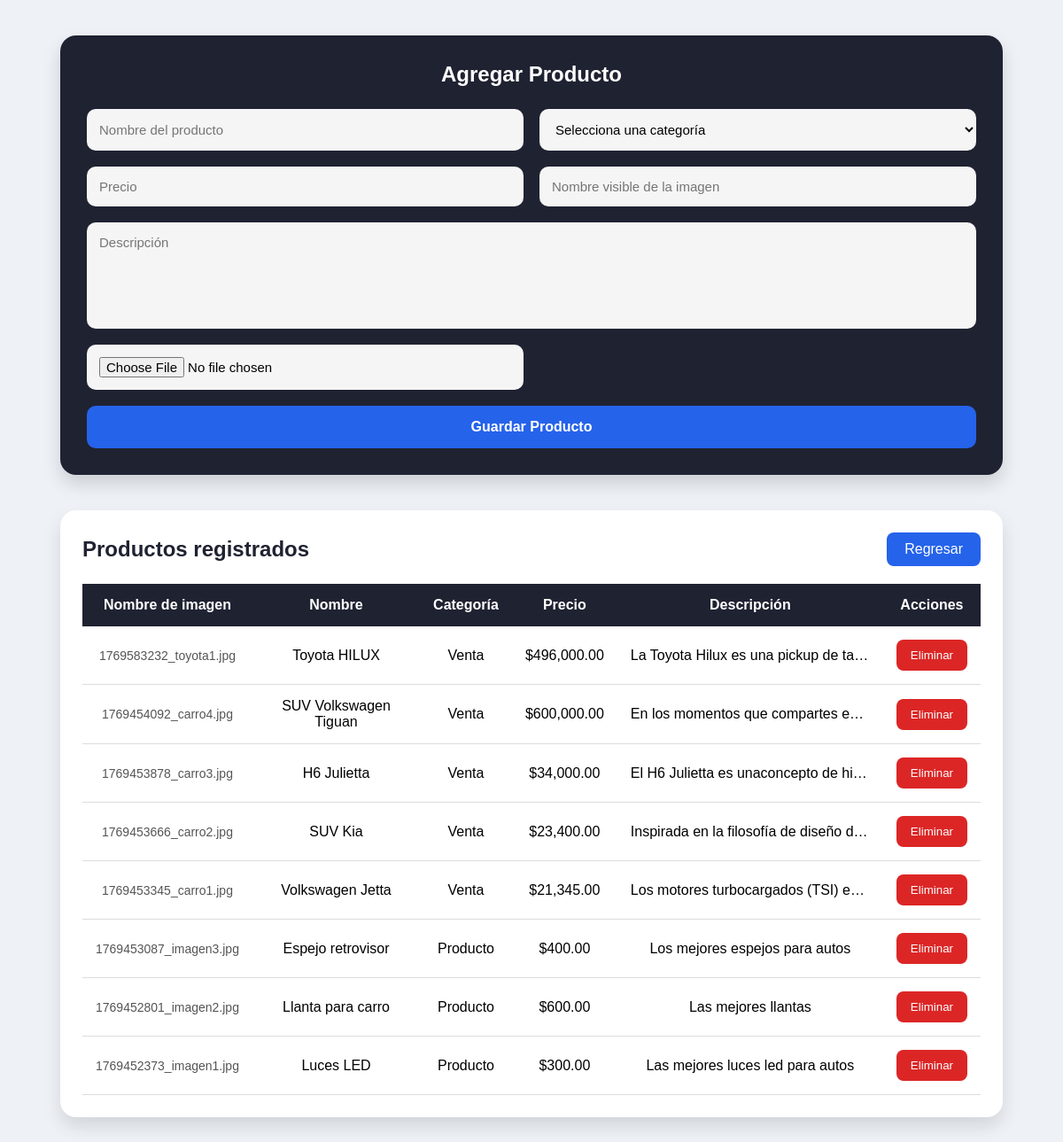
Screenshot of /agregar_producto.php (signed in) with the database file from the repository.
### tables this page shows
CREATE TABLE `carro` (
  `id` int(11) NOT NULL,
  `nombre` varchar(100) NOT NULL,
  `categoria` enum('producto','venta') NOT NULL,
  `precio` decimal(10,2) NOT NULL,
  `descripcion` text DEFAULT NULL,
  `imagen_nombre` varchar(150) NOT NULL
);

### agregar_producto.php (the view, shortened to what this page needs)
<?php
include("conexion.php");
?>
<!DOCTYPE html>
<html lang="es">
<head>
    <link rel="stylesheet" href="agregar_producto.css">
</head>
<body>
<div class="contenedor-admin">
    <div class="form_producto">
        <h2>Agregar Producto</h2>
        <form action="guardar_producto.php" method="POST" enctype="multipart/form-data">
            <input type="text" name="nombre" placeholder="Nombre del producto" required>
            <select name="categoria" required>
                <option value="">Selecciona una categoría</option>
            </select>
            <input type="number" name="precio" step="0.01" placeholder="Precio" required>
            <input type="text" name="nombre_imagen" placeholder="Nombre visible de la imagen" required>
            <textarea name="descripcion" placeholder="Descripción"></textarea>
            <input type="file" name="imagen" accept="image/*" required>
            <button type="submit">
                Guardar Producto
            </button>
        </form>
    </div>
    <div class="contenedor-tabla">
            <div class="titulo-tabla">
                <h2>Productos registrados</h2>
                <a href="index.php" class="volver">
                    Regresar
                </a>
            </div>
            <table class="tabla-productos">
                <thead>
                    <tr>
                        <th>Nombre de imagen</th>
                        <th>Nombre</th>
                        <th>Categoría</th>
                        <th>Precio</th>
                        <th>Descripción</th>
                        <th>Acciones</th>
                    </tr>
                </thead>
                <tbody>
                    <?php
                        $sql="SELECT * FROM carro ORDER BY id DESC";
                        $resultado=mysqli_query($conexion,$sql);
                        while($fila=mysqli_fetch_assoc($resultado))
                        {
                    ?>
                    <tr>
                        <td class="nombre-imagen">
                            <?php echo $fila['imagen_nombre']; ?>
                        </td>
                        <td>
                            <?php echo $fila['nombre'];?>
                        </td>
                        <td>
                            <?php echo ucfirst($fila['categoria']);?>
                        </td>
                        <td>
                            $<?php echo number_format($fila['precio'],2);?>
                        </td>
                        <td class="descripcion">
                            <?php echo $fila['descripcion']; ?>
                        </td>
                        <td>
                            <form action="eliminar_producto.php" method="POST" style="display:inline;">
                                <button class="btn-eliminar" onclick="return confirm('¿Desea eliminar este producto?')">Eliminar</button>
                            </form>
                        </td>
                    </tr>
                    <?php
                    }
                    ?>
                </tbody>
            </table>
        </div>
    </div>
</body>
</html>

### agregar_producto.css (style rules this page uses)
* { margin:0; padding:0; box-sizing:border-box; font-family:Arial, Helvetica, sans-serif; }
body { background:#eef2f7; padding:40px; }
.contenedor-admin { width:95%; max-width:1400px; margin:auto; }
.form_producto { background:#1f2231; border-radius:18px; padding:30px; margin-bottom:40px; box-shadow:0 10px 20px rgba(0,0,0,.15); }
.form_producto h2 { color:white; text-align:center; margin-bottom:25px; }
.form_producto form { display:grid; grid-template-columns:1fr 1fr; gap:18px; }
.form_producto textarea { grid-column:1/3; height:120px; resize:none; }
.form_producto button { grid-column:1/3; }
.form_producto input, .form_producto select, .form_producto textarea { padding:14px; border:none; border-radius:10px; background:#f5f5f5; font-size:15px; }
.form_producto button { background:#2563eb; color:white; border:none; padding:15px; border-radius:10px; cursor:pointer; font-size:16px; font-weight:bold; transition:.3s; }
.contenedor-tabla { background:white; border-radius:18px; padding:25px; box-shadow:0 10px 20px rgba(0,0,0,.12); }
.titulo-tabla { display:flex; justify-content:space-between; align-items:center; margin-bottom:20px; }
.titulo-tabla h2 { color:#1f2231; }
.volver { text-decoration:none; background:#2563eb; color:white; padding:10px 20px; border-radius:8px; }
.tabla-productos { width:100%; border-collapse:collapse; }
.tabla-productos thead { background:#1f2231; color:white; }
.tabla-productos th { padding:15px; }
.tabla-productos td { padding:15px; text-align:center; border-bottom:1px solid #ddd; vertical-align:middle; }
.nombre-imagen { max-width:220px; white-space:nowrap; overflow:hidden; text-overflow:ellipsis; color:#555; font-size:14px; }
.descripcion { max-width:300px; white-space:nowrap; overflow:hidden; text-overflow:ellipsis; }
.btn-eliminar { background:#dc2626; color:white; border:none; padding:10px 16px; border-radius:8px; cursor:pointer; }

### rows the page displays
carro: imagen_nombre "1769583232_toyota1.jpg", nombre "Toyota HILUX", categoria "Venta", precio "496,000.00", descripcion "La Toyota Hilux es una pickup de ta…"
carro: imagen_nombre "1769454092_carro4.jpg", nombre "SUV Volkswagen Tiguan", categoria "Venta", precio "600,000.00", descripcion "En los momentos que compartes e…"
carro: imagen_nombre "1769453878_carro3.jpg", nombre "H6 Julietta", categoria "Venta", precio "34,000.00", descripcion "El H6 Julietta es unaconcepto de hi…"
carro: imagen_nombre "1769453666_carro2.jpg", nombre "SUV Kia", categoria "Venta", precio "23,400.00", descripcion "Inspirada en la filosofía de diseño d…"
carro: imagen_nombre "1769453345_carro1.jpg", nombre "Volkswagen Jetta", categoria "Venta", precio "21,345.00", descripcion "Los motores turbocargados (TSI) e…"
carro: imagen_nombre "1769453087_imagen3.jpg", nombre "Espejo retrovisor", categoria "Producto", precio "400.00", descripcion "Los mejores espejos para autos"
carro: imagen_nombre "1769452801_imagen2.jpg", nombre "Llanta para carro", categoria "Producto", precio "600.00", descripcion "Las mejores llantas"
carro: imagen_nombre "1769452373_imagen1.jpg", nombre "Luces LED", categoria "Producto", precio "300.00", descripcion "Las mejores luces led para autos"
